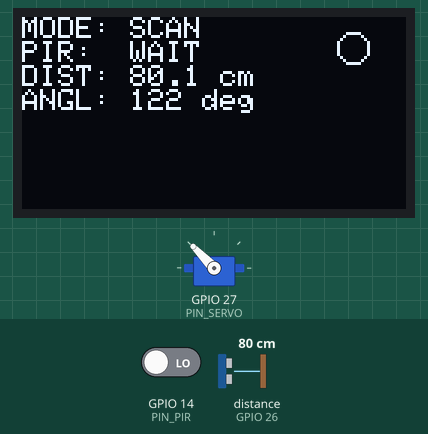
Recording of a sketch running on a simulated ESP32. Shown: servo, 128×64 one-colour display. Wiring (inferred from the names in the program): ultrasonic range finder: trigger GPIO 13; echo GPIO 26. The test bench sets the inputs (shaded band); at power-on: distance to the obstacle (sensor on GPIO 26) 80 cm, GPIO 14 (PIN_PIR) LOW. The echo pulse lasts 58.3 µs per cm.

Above: at 1.2 s.
1.3 s: distance to the obstacle (sensor on GPIO 26) set to 2 cm
At 2.3 s:
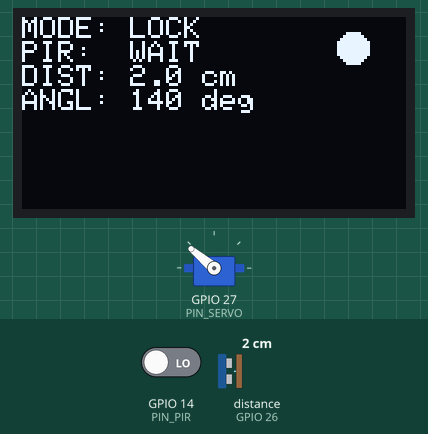
2.8 s: GPIO 14 (PIN_PIR) driven HIGH
At 4.1 s:
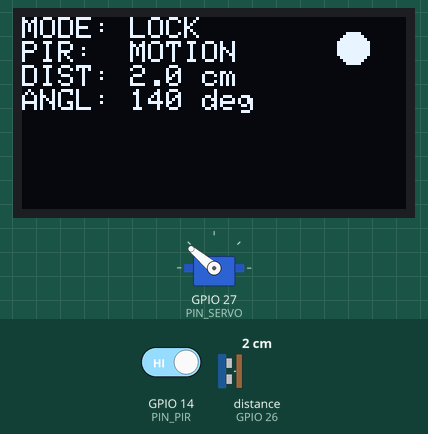
4.4 s: distance to the obstacle (sensor on GPIO 26) set to 17 cm
At 4.9 s:
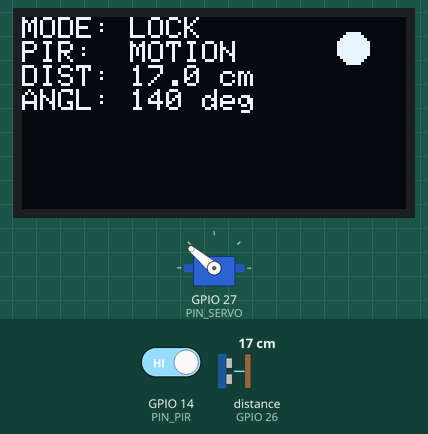
5.9 s: distance to the obstacle (sensor on GPIO 26) set to 20 cm
At 6.4 s:
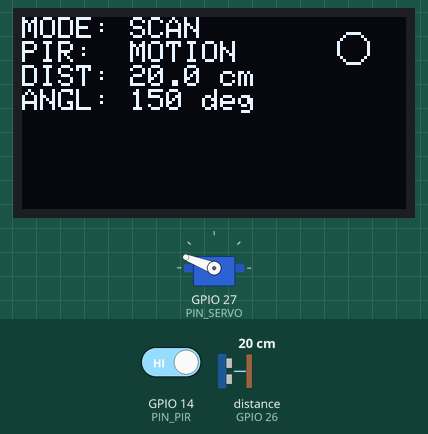
8.6 s: GPIO 14 (PIN_PIR) driven LOW
At 9.14 s:
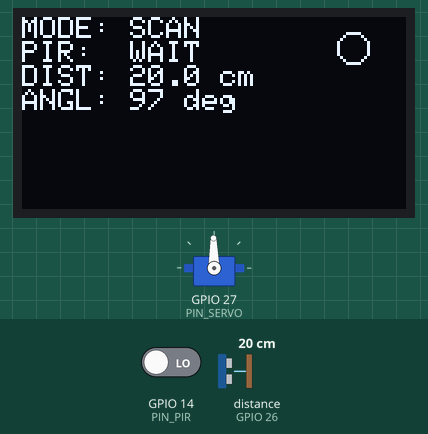
11.0 s: distance to the obstacle (sensor on GPIO 26) set to 4 cm
At 14.1 s:
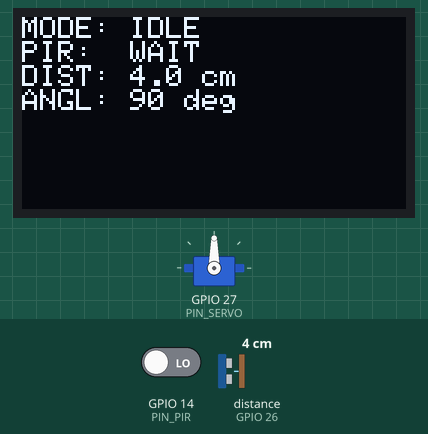
Timing chart, 0 to 15.0 s (numbered marks = the images above; inputs shaded):
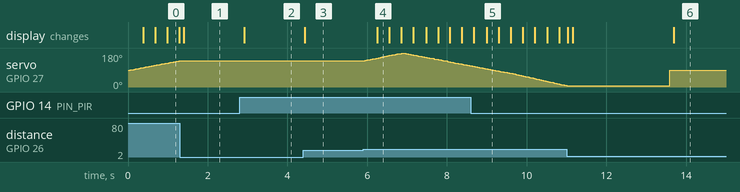

The sketch:

code.ino
```cpp
#include <Wire.h>
#include <Adafruit_GFX.h>
#include <Adafruit_SSD1306.h>
#include <ESP32Servo.h>

#define SCREEN_WIDTH 128
#define SCREEN_HEIGHT 64
#define OLED_RESET -1
#define OLED_ADDR 0x3C

#define PIN_PIR 14
#define PIN_TRIG 13
#define PIN_ECHO 26 // Безопасный пин с делителем напряжения
#define PIN_SERVO 27

#define DISTANCE_THRESHOLD_CM 20.0 // Измененный порог срабатывания (20 см)
#define SERVO_MIN_ANGLE 0
#define SERVO_MAX_ANGLE 180
#define SERVO_IDLE_ANGLE 90

#define SCAN_TIMEOUT_MS 5000 // Время сканирования после потери движения

Adafruit_SSD1306 display(SCREEN_WIDTH, SCREEN_HEIGHT, &Wire, OLED_RESET);
Servo radarServo;

enum SystemState {
    STATE_IDLE,
    STATE_SCANNING,
    STATE_TRACKING
};

SystemState currentState = STATE_IDLE;
int currentAngle = SERVO_IDLE_ANGLE;
int scanDirection = 1;
float lastDistance = 0.0;

unsigned long lastServoTime = 0;
unsigned long lastMeasureTime = 0;
unsigned long lastDisplayTime = 0;
unsigned long lastMotionTime = 0;

void setup() {
    pinMode(PIN_PIR, INPUT);
    pinMode(PIN_TRIG, OUTPUT);
    pinMode(PIN_ECHO, INPUT);

    radarServo.setPeriodHertz(50);
    radarServo.attach(PIN_SERVO, 500, 2400);
    radarServo.write(currentAngle);

    Wire.begin(21, 22);
    if (!display.begin(SSD1306_SWITCHCAPVCC, OLED_ADDR)) {
        while (true);
    }

    display.setTextSize(1);
    display.setTextColor(SSD1306_WHITE);
    updateDisplay();
}

void loop() {
    if (digitalRead(PIN_PIR)) {
        lastMotionTime = millis();
    }

    bool isScanningActive = (millis() - lastMotionTime < SCAN_TIMEOUT_MS);

    measureDistance();

    switch (currentState) {
        case STATE_IDLE:
            if (isScanningActive) {
                currentState = STATE_SCANNING;
            } else if (currentAngle != SERVO_IDLE_ANGLE) {
                currentAngle = SERVO_IDLE_ANGLE;
                radarServo.write(currentAngle);
            }
            break;

        case STATE_SCANNING:
            if (!isScanningActive) {
                currentState = STATE_IDLE;
            } else if (lastDistance > 0 && lastDistance < DISTANCE_THRESHOLD_CM) {
                currentState = STATE_TRACKING;
            } else {
                updateServoScan();
            }
            break;

        case STATE_TRACKING:
            if (!isScanningActive) {
                currentState = STATE_IDLE;
            } else if (lastDistance >= DISTANCE_THRESHOLD_CM || lastDistance == 0) {
                currentState = STATE_SCANNING;
            }
            break;
    }

    if (millis() - lastDisplayTime > 100) {
        updateDisplay();
        lastDisplayTime = millis();
    }
}

void measureDistance() {
    if (millis() - lastMeasureTime < 50) return;

    digitalWrite(PIN_TRIG, LOW);
    delayMicroseconds(2);
    digitalWrite(PIN_TRIG, HIGH);
    delayMicroseconds(10);
    digitalWrite(PIN_TRIG, LOW);

    long duration = pulseIn(PIN_ECHO, HIGH, 30000);

    if (duration == 0) {
        lastDistance = 0;
    } else {
        lastDistance = (duration / 2.0) / 29.1;
    }

    lastMeasureTime = millis();
}

void updateServoScan() {
    if (millis() - lastServoTime < 20) return;

    currentAngle += scanDirection;
    if (currentAngle >= SERVO_MAX_ANGLE) {
        currentAngle = SERVO_MAX_ANGLE;
        scanDirection = -1;
    } else if (currentAngle <= SERVO_MIN_ANGLE) {
        currentAngle = SERVO_MIN_ANGLE;
        scanDirection = 1;
    }

    radarServo.write(currentAngle);
    lastServoTime = millis();
}

void updateDisplay() {
    display.clearDisplay();
    display.setCursor(0, 0);

    display.print("MODE: ");
    switch (currentState) {
        case STATE_IDLE: display.println("IDLE"); break;
        case STATE_SCANNING: display.println("SCAN"); break;
        case STATE_TRACKING: display.println("LOCK"); break;
    }

    display.print("PIR:  ");
    display.println(digitalRead(PIN_PIR) ? "MOTION" : "WAIT");

    display.print("DIST: ");
    if (lastDistance == 0) {
        display.println("---");
    } else {
        display.print(lastDistance, 1);
        display.println(" cm");
    }

    display.print("ANGL: ");
    display.print(currentAngle);
    display.println(" deg");

    if (currentState == STATE_TRACKING) {
        display.fillCircle(110, 10, 5, SSD1306_WHITE);
    } else if (currentState == STATE_SCANNING) {
        display.drawCircle(110, 10, 5, SSD1306_WHITE);
    }

    display.display();
}
```

Measured:
- the behaviour switches between 19 and 20 cm on distance to the obstacle (sensor on GPIO 26) (found by bisection; images 3 and 4)
- after the input at 1.3 s, servo on GPIO 27 (PIN_SERVO): goes on until 1.3 s, then stays 140°; the display: changes after 0.09 s (image 1)
- after the input at 2.8 s, the display: changes after 0.11 s (image 2)
- after the input at 4.4 s, the display: changes at once (image 3)
- after the input at 5.9 s, servo on GPIO 27 (PIN_SERVO): rises from 140° to 180° in 0.93 s, then falls to 112° in 1.7 s; the display: changes after 0.36 s (image 4)
- after the input at 8.6 s, the display: first differs from a run without the input after 0.40 s (image 5)
